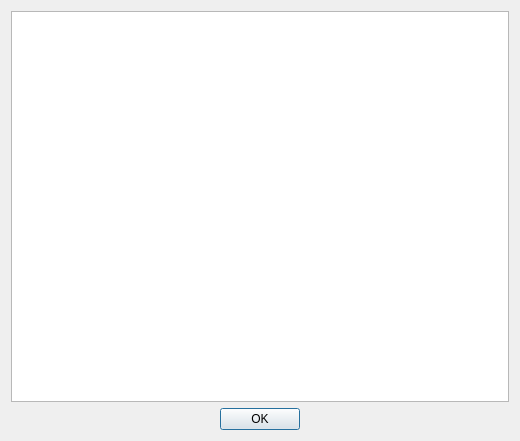
<?xml version="1.0" encoding="UTF-8"?>
<ui version="4.0">
 <class>Updates</class>
 <widget class="QDialog" name="Updates">
  <property name="geometry">
   <rect>
    <x>0</x>
    <y>0</y>
    <width>520</width>
    <height>441</height>
   </rect>
  </property>
  <property name="windowTitle">
   <string>Dialog</string>
  </property>
  <layout class="QVBoxLayout" name="verticalLayout">
   <item>
    <widget class="QTableWidget" name="tableWidget"/>
   </item>
   <item>
    <widget class="QDialogButtonBox" name="buttonBox">
     <property name="orientation">
      <enum>Qt::Horizontal</enum>
     </property>
     <property name="standardButtons">
      <set>QDialogButtonBox::Ok</set>
     </property>
     <property name="centerButtons">
      <bool>true</bool>
     </property>
    </widget>
   </item>
  </layout>
 </widget>
 <resources/>
 <connections>
  <connection>
   <sender>buttonBox</sender>
   <signal>accepted()</signal>
   <receiver>Updates</receiver>
   <slot>accept()</slot>
   <hints>
    <hint type="sourcelabel">
     <x>248</x>
     <y>254</y>
    </hint>
    <hint type="destinationlabel">
     <x>157</x>
     <y>274</y>
    </hint>
   </hints>
  </connection>
  <connection>
   <sender>buttonBox</sender>
   <signal>rejected()</signal>
   <receiver>Updates</receiver>
   <slot>reject()</slot>
   <hints>
    <hint type="sourcelabel">
     <x>316</x>
     <y>260</y>
    </hint>
    <hint type="destinationlabel">
     <x>286</x>
     <y>274</y>
    </hint>
   </hints>
  </connection>
 </connections>
</ui>
